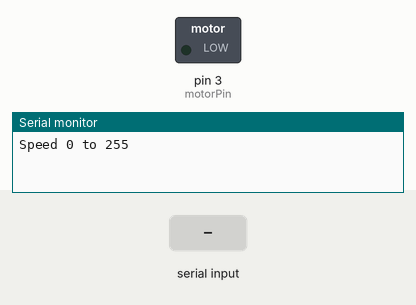
Simulated run of this sketch. Board: Arduino Uno, built with avr-gcc and run on an emulated ATmega328P. Parts: switched loads named in the sketch (green lamp = pin HIGH), the last lines printed to the serial monitor. The inputs (shaded band) are chosen by the test bench.

Above: at 1.2 s.
1.3 s: "90,45\n" received over Serial
At 1.8 s:
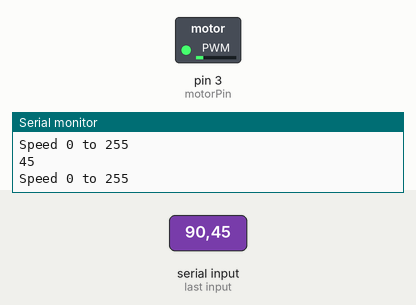
3.8 s: "30,150\n" received over Serial
At 4.6 s:
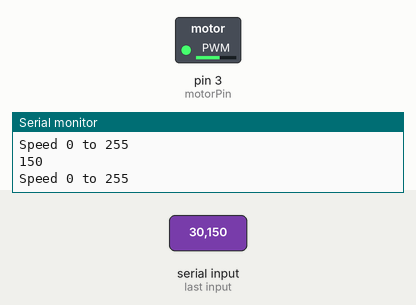
6.3 s: "200\n" received over Serial
At 6.7 s:
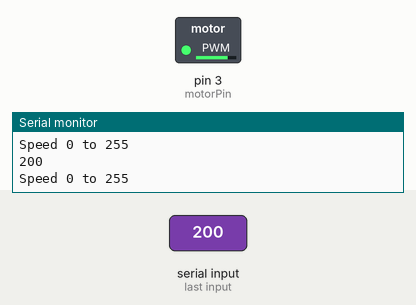
Timing chart, 0 to 9.3 s (numbered marks = the images above; inputs shaded):
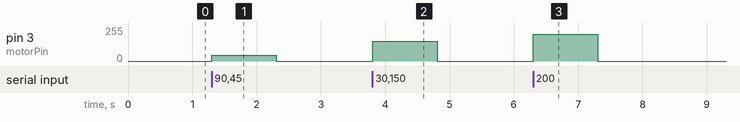

The sketch:

part1.ino
```cpp
/*
    Adafruit Arduino - Lesson 13. DC Motor
 */


int motorPin = 3;
void setup()
{
  pinMode(motorPin, OUTPUT);
  Serial.begin(9600);
  while (! Serial);
  Serial.println("Speed 0 to 255");
}
void loop()
{
  if (Serial.available())
  {  Serial.println("Speed 0 to 255");

    int speed = Serial.parseInt();
    if (speed >= 0 && speed <= 255)
    {
      analogWrite(motorPin, speed);
    }
    Serial.println(speed);
  }
}
```

Measured:
- after the input at 1.3 s, pin 3 (motorPin): 0/255 → 45/255 at once, → 0/255 1.0 s later
- after the input at 3.8 s, pin 3 (motorPin): 0/255 → 150/255 at once, → 0/255 1.0 s later
- after the input at 6.3 s, pin 3 (motorPin): 0/255 → 200/255 at once, → 0/255 1.0 s later
